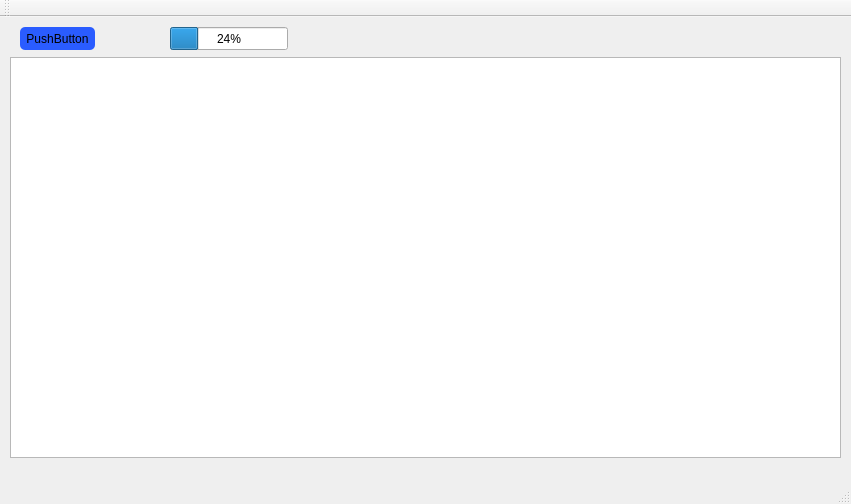
<?xml version="1.0" encoding="UTF-8"?>
<ui version="4.0">
 <class>MainWindow</class>
 <widget class="QMainWindow" name="MainWindow">
  <property name="geometry">
   <rect>
    <x>0</x>
    <y>0</y>
    <width>851</width>
    <height>504</height>
   </rect>
  </property>
  <property name="windowTitle">
   <string>MainWindow</string>
  </property>
  <widget class="QWidget" name="centralWidget">
   <widget class="QTextEdit" name="textEdit">
    <property name="geometry">
     <rect>
      <x>10</x>
      <y>40</y>
      <width>831</width>
      <height>401</height>
     </rect>
    </property>
    <property name="autoFillBackground">
     <bool>true</bool>
    </property>
   </widget>
   <widget class="QPushButton" name="pushButton">
    <property name="geometry">
     <rect>
      <x>20</x>
      <y>10</y>
      <width>75</width>
      <height>23</height>
     </rect>
    </property>
    <property name="styleSheet">
     <string notr="true">background-color: rgb(42, 92, 255);
border-radius: 5;</string>
    </property>
    <property name="text">
     <string>PushButton</string>
    </property>
   </widget>
   <widget class="QProgressBar" name="updateProgressBar">
    <property name="geometry">
     <rect>
      <x>170</x>
      <y>10</y>
      <width>118</width>
      <height>23</height>
     </rect>
    </property>
    <property name="value">
     <number>24</number>
    </property>
   </widget>
  </widget>
  <widget class="QMenuBar" name="menuBar">
   <property name="geometry">
    <rect>
     <x>0</x>
     <y>0</y>
     <width>851</width>
     <height>21</height>
    </rect>
   </property>
  </widget>
  <widget class="QToolBar" name="mainToolBar">
   <attribute name="toolBarArea">
    <enum>TopToolBarArea</enum>
   </attribute>
   <attribute name="toolBarBreak">
    <bool>false</bool>
   </attribute>
  </widget>
  <widget class="QStatusBar" name="statusBar"/>
 </widget>
 <layoutdefault spacing="6" margin="11"/>
 <resources/>
 <connections/>
</ui>
